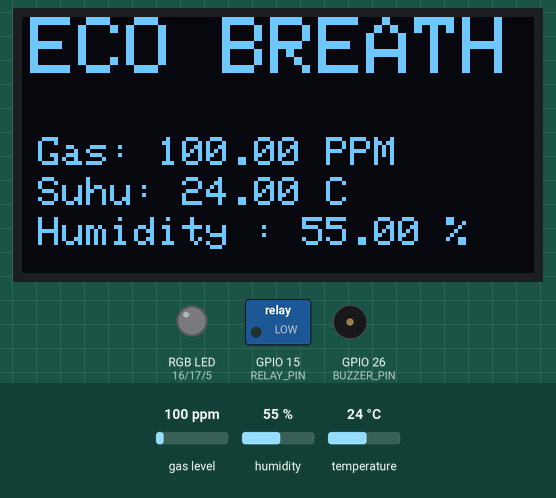
Simulated run of this sketch. Board: ESP32. Shown: 128×64 one-colour display, switched loads named in the sketch (green lamp = pin HIGH), an RGB LED mixed from three pins (HIGH = lit), buzzer (waves = sounding). The test bench sets the inputs (shaded band); at power-on: gas level 100 ppm, humidity 55 %, temperature 24 °C. WiFi joins after 1.5 s; servers stay silent unless stated; what the sketch prints to the serial monitor is not drawn.

Above: at 4.0 s.
4.1 s: gas level set to 56 ppm
At 10.0 s:
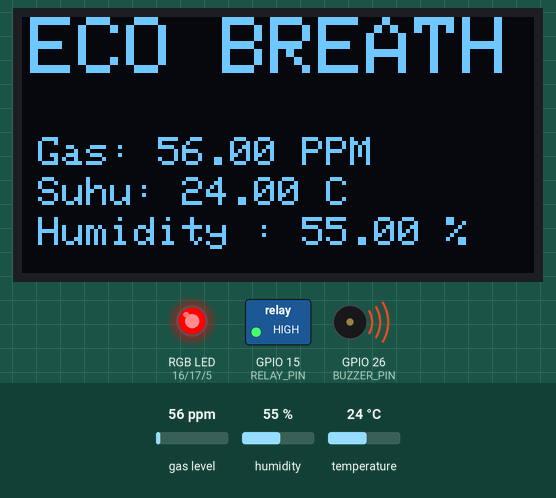
13.0 s: gas level set to 47 ppm
At 19.2 s:
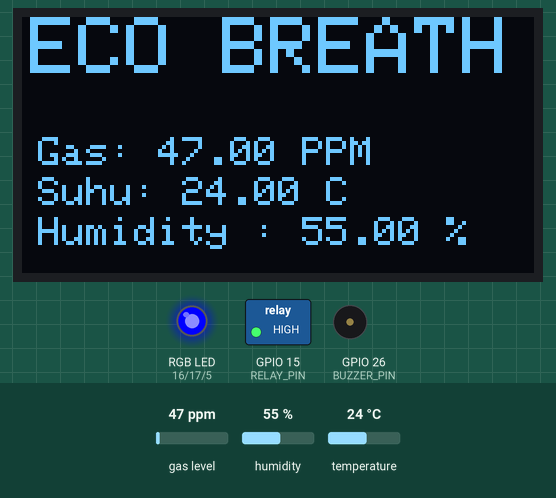
23.0 s: gas level set to 33 ppm
At 26.2 s:
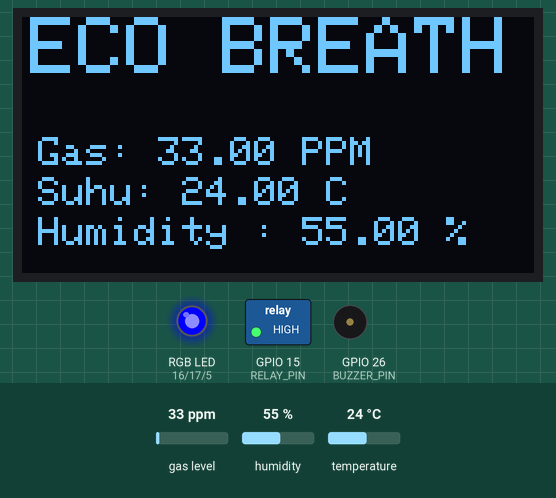
28.4 s: gas level set to 27 ppm
At 30.6 s:
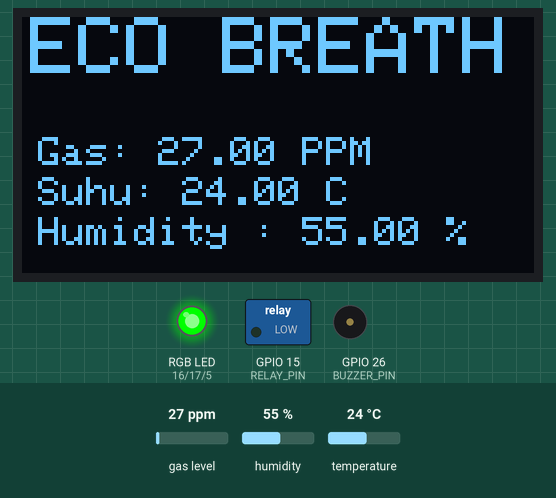
33.8 s: humidity set to 22 %
At 35.6 s:
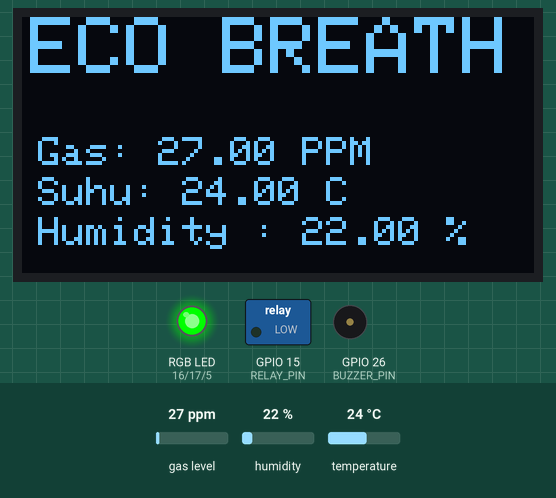
39.2 s: temperature set to 12 °C
At 42.6 s:
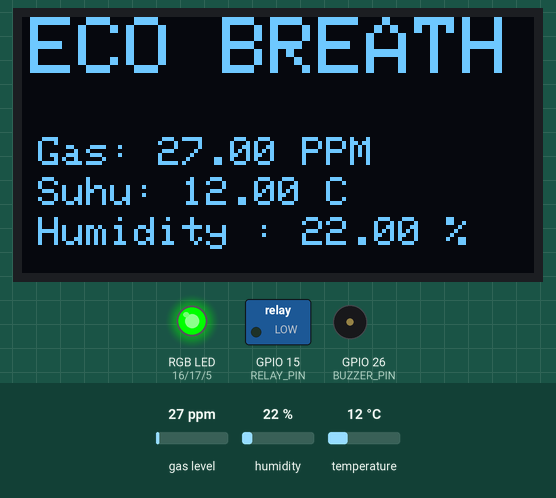
Timing chart, 0 to 44.1 s (numbered marks = the images above; inputs shaded):
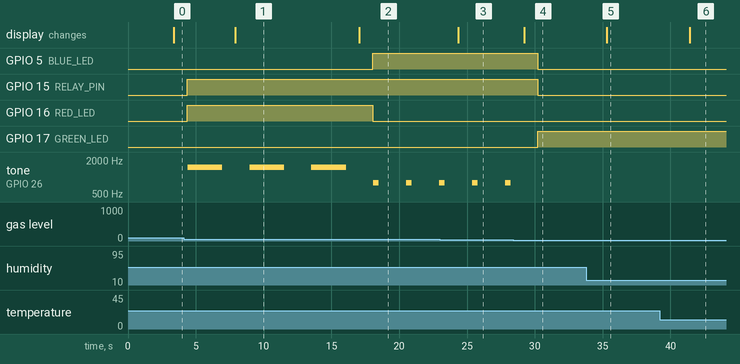

Measured:
- the behaviour switches between 51 and 50 ppm on gas level (found by bisection; images 1 and 2)
- the behaviour switches between 31 and 30 ppm on gas level (found by bisection; images 3 and 4)
- after the input at 4.1 s, the display: changes after 3.8 s (image 1)
- after the input at 13.0 s, GPIO 5 (BLUE_LED): LOW → HIGH after 5.0 s; GPIO 16 (RED_LED): HIGH → LOW after 5.0 s; the display: changes after 4.0 s (image 2)
- after the input at 23.0 s, the display: changes after 1.4 s (image 3)
- after the input at 28.4 s, GPIO 5 (BLUE_LED), GPIO 15 (RELAY_PIN): HIGH → LOW after 1.8 s; GPIO 17 (GREEN_LED): LOW → HIGH after 1.8 s; tone on GPIO 26 (BUZZER_PIN): stops changing and stays silent; the display: changes after 0.82 s (image 4)
- after the input at 33.8 s, the display: changes after 1.5 s (image 5)
- after the input at 39.2 s, the display: changes after 2.2 s (image 6)

The sketch:

Final_Project_2024.ino
```cpp
#define BLYNK_TEMPLATE_NAME "FINAL PROJECT KELOMPOK 5 MYSKILL SIB 2024"
#define BLYNK_AUTH_TOKEN "isx12PjIqNqtAy4V4jRgB-kf4xTzs4j6"
#define BLYNK_TEMPLATE_ID "TMPL6MYl1pHuP"

#include <DHT.h>
#include <Wire.h>
#include <Adafruit_GFX.h>
#include <Adafruit_SSD1306.h>
#include <MQUnifiedsensor.h>
#include <WiFi.h>
#include <BlynkSimpleEsp32.h>

// Konfigurasi pin
#define DHTPIN 27            // Pin untuk sensor DHT22
#define DHTTYPE DHT22        // Tipe sensor DHT22
#define MQ_PIN 34           // Pin analog untuk MQ-135
#define RELAY_PIN 15         // Pin untuk relay kipas
#define BUZZER_PIN 26        // Pin untuk buzzer
#define RED_LED 16           // Pin untuk LED merah
#define GREEN_LED 17         // Pin untuk LED hijau
#define BLUE_LED 5           // Pin untuk LED biru

// Konfigurasi OLED
#define SCREEN_WIDTH 128
#define SCREEN_HEIGHT 64
#define OLED_RESET -1
Adafruit_SSD1306 display(SCREEN_WIDTH, SCREEN_HEIGHT, &Wire, OLED_RESET);

// Konfigurasi MQ-135
#define placa "ESP32"
#define Voltage_Resolution 3.3
#define ADC_Bit_Resolution 12
#define type "MQ-135"
#define RatioMQ135CleanAir 3.6 // RS / R0 = 3.6 ppm
MQUnifiedsensor MQ135(placa, Voltage_Resolution, ADC_Bit_Resolution, MQ_PIN, type);

// Inisialisasi sensor DHT
DHT dht(DHTPIN, DHTTYPE);

// Threshold level untuk kualitas udara
float safeThreshold = 30;    // Udara aman
float warningThreshold = 50; // Udara tidak aman
float dangerThreshold = 101; // Udara berbahaya

// Konfigurasi WiFi dan Blynk
char auth[] = "isx12PjIqNqtAy4V4jRgB-kf4xTzs4j6";  // Token Blynk
char ssid[] = "Ayamma";       // Nama WiFi
char pass[] = "Pastibisaa";   // Password WiFi
bool powerStatus = true;        // Status power ESP

void setLED(bool red, bool green, bool blue) {
  digitalWrite(RED_LED, red);
  digitalWrite(GREEN_LED, green);
  digitalWrite(BLUE_LED, blue);
}

void playTone(int frequency, int duration) {
  int delayValue = 1000000 / frequency / 2; // Menghitung waktu delay (microdetik)
  long numCycles = frequency * duration / 1000; // Jumlah siklus yang diperlukan

  for (long i = 0; i < numCycles; i++) {
    digitalWrite(BUZZER_PIN, HIGH); // Nyalakan buzzer
    delayMicroseconds(delayValue);
    digitalWrite(BUZZER_PIN, LOW);  // Matikan buzzer
    delayMicroseconds(delayValue);
  }

}

// Fungsi untuk mematikan ESP
BLYNK_WRITE(V3) {
  int pinValue = param.asInt();
  if (pinValue == 0) {
    powerStatus = false; // Matikan ESP
  }
}

void setup() {
  Serial.begin(115200);

  // Inisialisasi pin output
  pinMode(RELAY_PIN, OUTPUT);
  pinMode(BUZZER_PIN, OUTPUT);
  pinMode(RED_LED, OUTPUT);
  pinMode(GREEN_LED, OUTPUT);
  pinMode(BLUE_LED, OUTPUT);

  // Inisialisasi DHT22
  dht.begin();

  // Inisialisasi OLED
  if (!display.begin(SSD1306_SWITCHCAPVCC, 0x3C)) {
    Serial.println(F("OLED tidak ditemukan, cek koneksi!"));
    while (true);
  }
  display.clearDisplay();
  display.setTextSize(1);
  display.setTextColor(SSD1306_WHITE);

  // Inisialisasi MQ-135
  MQ135.setRegressionMethod(1);
  MQ135.setA(605.18);
  MQ135.setB(-3.937);
  MQ135.init();

  // Kalibrasi MQ-135
  float calcR0 = 0;
  for (int i = 0; i < 10; i++) {
    MQ135.update();
    calcR0 += MQ135.calibrate(RatioMQ135CleanAir);
    delay(100);
  }
  MQ135.setR0(calcR0 / 10);
  Serial.println("Kalibrasi selesai!");

  // Inisialisasi Blynk
  Blynk.begin(auth, ssid, pass);
  Serial.println("Blynk siap!");
}

void loop() {
  if (!powerStatus) {
    Serial.println("ESP dimatikan");
    ESP.restart();
  }

  Blynk.run();

  // Membaca nilai dari MQ-135
  MQ135.update();
  float airQuality = MQ135.readSensor(); // Menggunakan perpustakaan MQUnifiedsensor

  // Membaca suhu dan kelembaban dari DHT22
  float temperature = dht.readTemperature();
  float humidity = dht.readHumidity();

  // Kirim data ke Blynk
  Blynk.virtualWrite(V0, airQuality);
  Blynk.virtualWrite(V1, temperature);
  Blynk.virtualWrite(V2, humidity);

  // Menampilkan data di Serial Monitor
  Serial.print("CO : ");
  Serial.print(airQuality);
  Serial.println(" PPM");
  Serial.print("Temperature : ");
  Serial.print(temperature);
  Serial.println(" °C");
  Serial.print("Humidity : ");
  Serial.print(humidity);
  Serial.println(" %");
  delay(500);

  // Tampilkan data pada OLED
  display.clearDisplay();
  display.setTextSize(2);
  display.setCursor(2, 0);
  display.print("ECO BREATH");
  display.setTextSize(1);
  display.setCursor(4, 30);
  display.print("Gas: ");
  display.print(airQuality);
  display.print(" PPM");
  display.setCursor(4, 40);
  display.print("Suhu: ");
  display.print(temperature);
  display.print(" C");
  display.setCursor(4, 50);
  display.print("Humidity : ");
  display.print(humidity);
  display.print(" %");
  display.display();
  delay(1000);

  // Logika kontrol LED, buzzer, dan relay
  if (airQuality <= safeThreshold) {
    setLED(LOW, HIGH, LOW);       // LED hijau menyala
    digitalWrite(BUZZER_PIN, LOW);
    digitalWrite(RELAY_PIN, LOW);
    Serial.println("Status: Aman");
  }
  else if (airQuality <= warningThreshold) {
    setLED(LOW, LOW, HIGH);       // LED biru menyala
    digitalWrite(BUZZER_PIN, HIGH);
    digitalWrite(RELAY_PIN, HIGH);
    Serial.println("Status: Peringatan");

    // Nada sedang putus-putus saat LED biru menyala
    playTone(800, 200);  // Nada 800 Hz, durasi 100 ms, jeda 100 ms
    playTone(800, 200);  // Nada 800 Hz, durasi 100 ms, jeda 100 ms
  }
  else if (airQuality > warningThreshold) {
    setLED(HIGH, LOW, LOW);       // LED merah menyala
    Blynk.logEvent("unhealthy_air", "Udara Tidak Sehat! Gas PPM: " + String(airQuality));
    digitalWrite(BUZZER_PIN, HIGH);
    digitalWrite(RELAY_PIN, HIGH);
    Serial.println("Status: Bahaya");

    // Nada tinggi panjang saat LED merah menyala
    playTone(1500, 2500);  // Nada 1500 Hz, durasi 1000 ms, jeda 500 ms
  }

  delay(500); // Delay untuk pembacaan ulang
}
```
